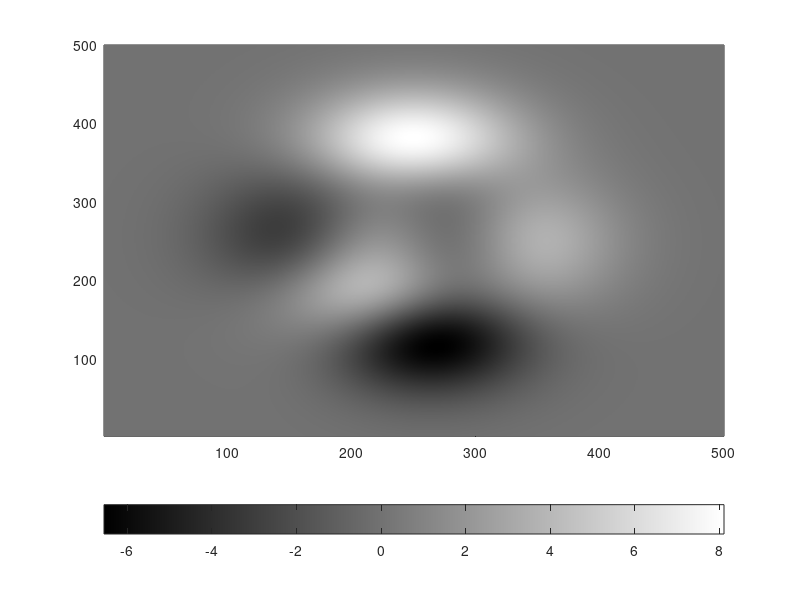

This figure's MATLAB source: (Note: this script raises an error after producing the figure.)
%% |newcolorbar| documentation
% The |newcolorbar| function creates a new set of invisible axes matching
% the size and extents of the current axes.  This allows a second colormap
% to be used in such a way that it is perceived to be two separate colormaps 
% and two colorbars in the same axes. 
% 
%% Syntax 
% 
%  colorbar
%  colorbar(Location)
%  colorbar(...,PropertyName,PropertyValue)
%  [cb2,ax2,ax1] = colorbar(...)
% 
%% Description 
% 
% |colorbar| creates a new set of axes and a new colorbar in the default 
% (right) location. 
% 
% |colorbar(Location)| specifies location of the new colorbar as 
%       'North'              inside plot box near top
%       'South'              inside bottom
%       'East'               inside right
%       'West'               inside left
%       'NorthOutside'       outside plot box near top
%       'SouthOutside'       outside bottom
%       'EastOutside'        outside right (default)  
%       'WestOutside'        outside left
%
% |colorbar(...,PropertyName,PropertyValue)| specifies additional
% name/value pairs for colorbar. 
% 
% |[cb2,ax2,ax1] = colorbar(...)| returns handles of the new colorbar
% |cb2|, the new axes |ax2|, and the previous current axes |ax1|. 
% 
%% Example 1 
% Let's plot some parula-colored scattered data atop a grayscale gridded
% dataset.  Start by plotting the gridded data.  We'll use the inbuilt
% |peaks| dataset for this example: 

pcolor(peaks(500))
shading interp
colormap(gca,gray(256))
colorbar('southoutside')

%% 
% The |newcolorbar| function differs from Matlab's |colorbar| function in
% that we have to create a |newcolorbar| _before_ plotting the new
% color-scaled dataset.  We can create a new colorbar quite simply:

newcolorbar

%% 
% Then plot some random color-scaled scattered data: 
% Plot a scattered dataset with parula colormap: 

scatter(500*rand(30,1),500*rand(30,1),60,100*rand(30,1),'filled') 

%% Example 2 
% Now let's repeat Example 1, but add a little formatting.  I'm using 
% Stephen Cobeldick's |brewermap| function to create the lovely colormaps: 

figure
pcolor(peaks(500))
shading interp
colormap(gca,brewermap(256,'greens'))
cb1 = colorbar('southoutside'); 
xlabel(cb1,'colorbar for peaks data') 

%% 
% Add a new colorbar toward the bottom inside of the current axes and 
% specify blue text: 

cb2 = newcolorbar('south','color','blue'); 

%% 
% Plot scattered data and label the new colorbar: 

scatter(500*rand(30,1),500*rand(30,1),100,8*randn(30,1),'filled') 
colormap(gca,brewermap(256,'*RdBu'))
caxis([-10 10]) % sets scattered colorbar axis 
xlabel(cb2,'colorbar for scattered data','color','blue')

%% Example 3: Three colorbars
% Here's an example of three colorbars: 

figure
pcolor(peaks(500))
shading interp
colormap(gca,brewermap(256,'greens'))
cb1 = colorbar; 
ylabel(cb1,'colorbar for background peaks data') 

cb2 = newcolorbar('southoutside') ;
scatter(500*rand(30,1),500*rand(30,1),100,8*randn(30,1),'filled') 
colormap(gca,brewermap(256,'reds'))
caxis([-10 10]) % sets scattered colorbar axis 
xlabel(cb2,'colorbar for scattered data')

cb3 = newcolorbar('south');
pcolor(1:100,401:500,peaks(100))
shading interp
xlabel(cb3,'colorbar for peaks inset') 

%% Author Info
% The |newcolorbar| function was written by <http://www.chadagreene.com Chad
% A. Greene> of the University of Texas at Austin's Institute for
% Geophysics (UTIG), August 2015. 
